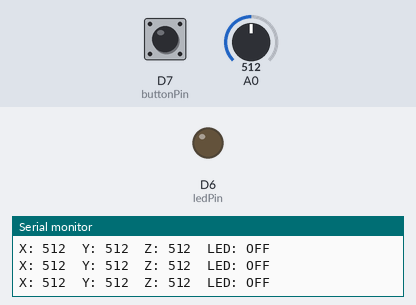
Bench run of a sketch on a simulated ESP8266 (NodeMCU). Parts: output pins drawn as LEDs (lit = HIGH), the last lines printed to the serial monitor. The test bench sets the inputs (shaded band); at power-on: D7 (buttonPin) HIGH, A0 = 512.

Above: at 1.2 s.
1.3 s: D7 (buttonPin) pulled LOW for 1 s
At 2.0 s:
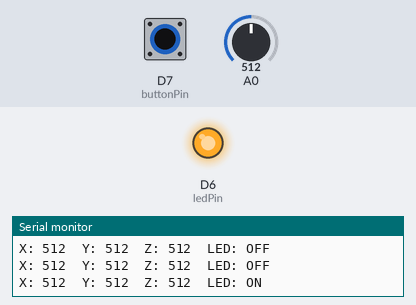
3.8 s: D7 (buttonPin) pulled LOW for 3.2 s
At 5.4 s:
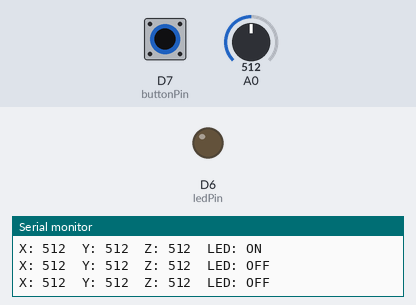
Timing chart, 0 to 6.9 s (numbered marks = the images above; inputs shaded):
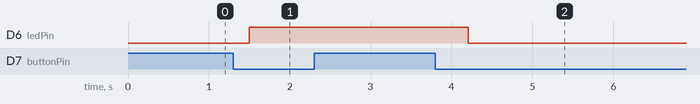

The sketch:

functions_test_module_1.ino
```cpp
// Pines
const int xPin = D0;
const int yPin = D1;
const int zPin = D2;

const int ledPin = D6;
const int buttonPin = D7;

bool ledState = false;  // Estado actual del LED
bool lastButtonState = HIGH;  // Estado previo (para detección de cambio)

void setup() {
  Serial.begin(115200);

  pinMode(ledPin, OUTPUT);
  pinMode(buttonPin, INPUT_PULLUP);  // Botón con pull-up interno

  digitalWrite(ledPin, LOW);  // LED apagado al inicio

  Serial.println("Lectura GY-61 iniciada...");
}

void loop() {
  // === LECTURA DEL BOTÓN ===
  bool buttonState = digitalRead(buttonPin);

  // Detectar flanco de bajada (cuando se presiona)
  if (buttonState == LOW && lastButtonState == HIGH) {
    ledState = !ledState;  // Cambia el estado del LED
    digitalWrite(ledPin, ledState);
    delay(200);  // Anti-rebote básico
  }
  lastButtonState = buttonState;

  // === LECTURA DEL GY-61 ===
  int xValue = analogRead(xPin);
  int yValue = analogRead(yPin);
  int zValue = analogRead(zPin);

  // Mostrar lecturas
  Serial.print("X: "); Serial.print(xValue);
  Serial.print("\tY: "); Serial.print(yValue);
  Serial.print("\tZ: "); Serial.print(zValue);
  Serial.print("\tLED: "); Serial.println(ledState ? "ON" : "OFF");

  delay(500);  // Medio segundo entre lecturas
}
```

Measured:
- after the input at 1.3 s, D6 (ledPin): LOW → HIGH after 0.20 s
- after the input at 3.8 s, D6 (ledPin): HIGH → LOW after 0.40 s
